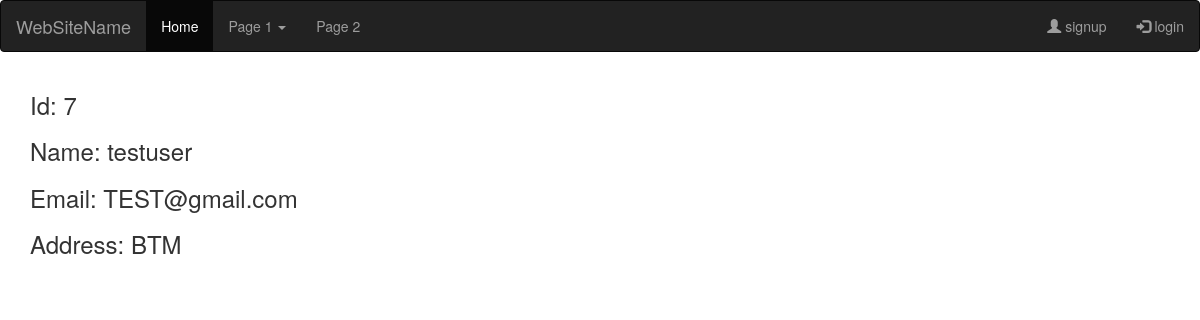
The app's page /view?id=7 with its own data.
### crud/models.py (models this page shows, shortened)
class Employee(models.Model):
    emp_name = models.CharField(max_length=50)
    emp_email = models.EmailField(unique=True)
    emp_address = models.CharField(max_length=250)
    class Meta:
        db_table = 'emp'

### crud/views.py (the view)
# urls.py: url(r'^view$', views.view),
def view(request):
    data = Employee.objects.get(id=request.GET['id'])
    return render(request, 'crud/view.html', {'data':data})

### crud/templates/crud/view.html
{% extends 'layout.html' %}
{% block content %}
 <h3> Id: {{ data.id }}</h3>
<h3> Name: {{ data.emp_name }}</h3>
<h3> Email: {{ data.emp_email }}</h3>
<h3> Address: {{ data.emp_address }}</h3>
{% endblock %}

### records on screen
Employee: id "7", emp_name "testuser", emp_email "TEST@gmail.com", emp_address "BTM"
